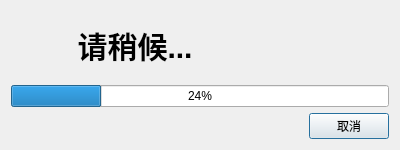
<?xml version="1.0" encoding="UTF-8"?>
<ui version="4.0">
 <class>progressBar</class>
 <widget class="QDialog" name="progressBar">
  <property name="geometry">
   <rect>
    <x>0</x>
    <y>0</y>
    <width>400</width>
    <height>150</height>
   </rect>
  </property>
  <property name="windowTitle">
   <string>Dialog</string>
  </property>
  <property name="styleSheet">
   <string notr="true">QLabel{
font:&quot;Adobe 宋体 Std L&quot;;
font-size:30px;
font-weight: bold; 

}</string>
  </property>
  <layout class="QGridLayout" name="gridLayout">
   <item row="0" column="0">
    <layout class="QVBoxLayout" name="verticalLayout">
     <item>
      <widget class="QLabel" name="label">
       <property name="text">
        <string>        请稍候...</string>
       </property>
      </widget>
     </item>
     <item>
      <widget class="QProgressBar" name="proBar">
       <property name="value">
        <number>24</number>
       </property>
      </widget>
     </item>
     <item>
      <layout class="QHBoxLayout" name="horizontalLayout">
       <item>
        <spacer name="horizontalSpacer">
         <property name="orientation">
          <enum>Qt::Horizontal</enum>
         </property>
         <property name="sizeHint" stdset="0">
          <size>
           <width>40</width>
           <height>20</height>
          </size>
         </property>
        </spacer>
       </item>
       <item>
        <widget class="QPushButton" name="cancleBtn">
         <property name="text">
          <string>取消</string>
         </property>
        </widget>
       </item>
      </layout>
     </item>
    </layout>
   </item>
  </layout>
 </widget>
 <resources/>
 <connections/>
</ui>
